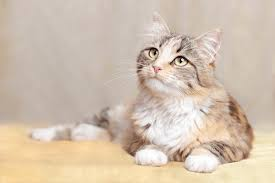
#> input picture python/opencv/photos/cat_large.jpg, 275 x 183 px, found by its file name
$ python transformation.py
#> lines starting #> are read from the running program, lines starting #| are printed output that depends on the picture
import cv2 as cv
import numpy as np

image=cv.imread(r"C:\Users\kkamb\OneDrive\Desktop\code_learn\python\opencv\photos\cat_large.jpg");
#> image is the input picture: shape (183, 275, 3); mean B, G, R 175.6, 193.4, 210.4

image2=cv.resize(image,(400,500), interpolation=2);
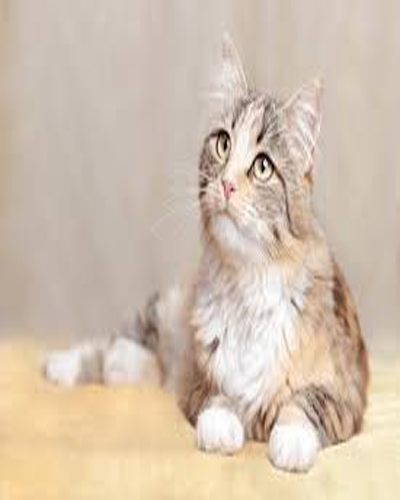
#> image2: shape (500, 400, 3); mean B, G, R 175.6, 193.4, 210.4

#Translation
# -x:- left
# -y:- up
# x:- right
# y:-down
def translation(image, x,y):
#> called with x = -100, y = 100
    T=np.float32([[1,0,x],[0,1,y]]);
    dimension=(image.shape[1], image.shape[0]);
#> dimension = (275, 183)
    return cv.warpAffine(image,T, dimension);
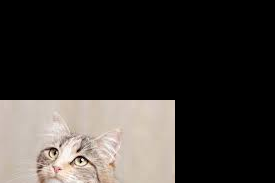
#> returned value: shape (183, 275, 3); mean of channels 0, 1, 2 51.8, 55.2, 59.4; drawn as B, G, R

translate=translation(image,-100,100);
cv.imshow("Translate", translate);


#Rotation

rotate=cv.rotate(image,cv.ROTATE_180);
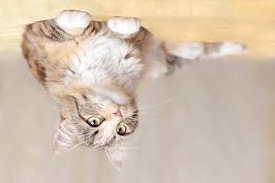
#> rotate: shape (183, 275, 3); mean B, G, R 175.6, 193.4, 210.4
cv.imshow('rotate', rotate);

#Resize
resize=cv.resize(image,(400,400),interpolation=cv.INTER_CUBIC);
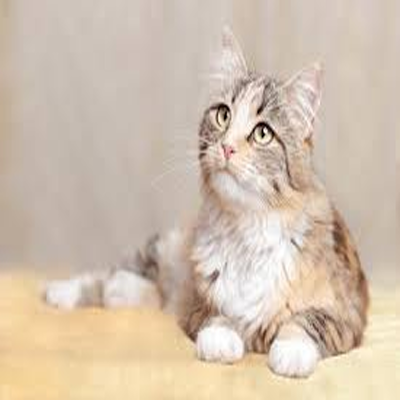
#> resize: shape (400, 400, 3); mean B, G, R 175.6, 193.4, 210.4
cv.imshow('Resized image', resize);

#flipping the image
flip=cv.flip(resize,-1);
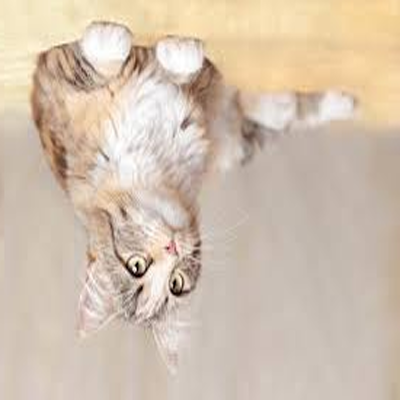
#> flip: shape (400, 400, 3); mean B, G, R 175.6, 193.4, 210.4
cv.imshow('Flip', flip);

#cropping the image
crop=resize[70:180,200:300];
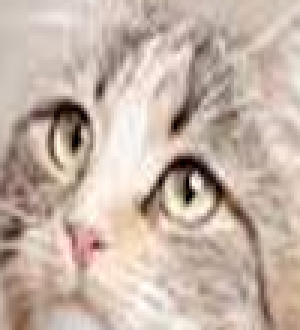
#> crop: shape (110, 100, 3) (shown 3 times larger); mean B, G, R 167.5, 179.6, 198
cv.imshow('Crop',crop);


# cv.imshow('Cat', image);
cv.imshow('Resized image',image2);


cv.waitKey(0);

$ run again, with python/opencv/photos/Elon_Musk_Royal_Society_crop.jpg copied over python/opencv/photos/cat_large.jpg
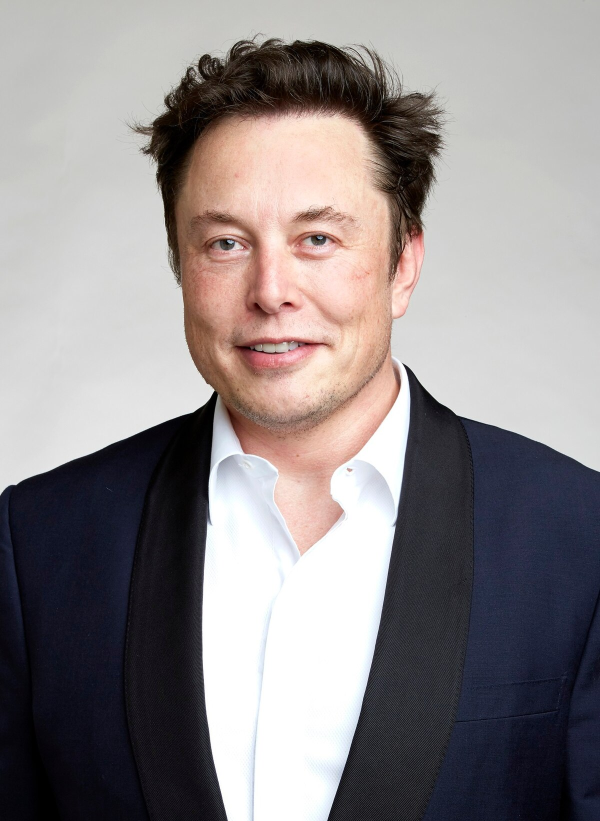
#> input picture python/opencv/photos/Elon_Musk_Royal_Society_crop.jpg, 1200 x 1642 px, found by its file name (shown at 1/2 size)
#> image is the input picture: shape (1642, 1200, 3); mean B, G, R 137.7, 136.8, 142.9
#> `flip=cv.flip(resize,-1);`:
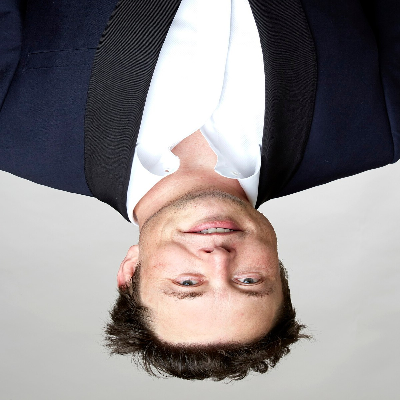
#> flip: shape (400, 400, 3); mean B, G, R 137.7, 136.8, 142.9
#> `crop=resize[70:180,200:300];`:
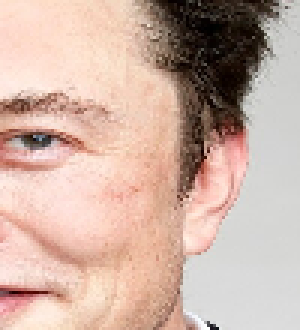
#> crop: shape (110, 100, 3) (shown 3 times larger); mean B, G, R 164.4, 176.8, 204.5
